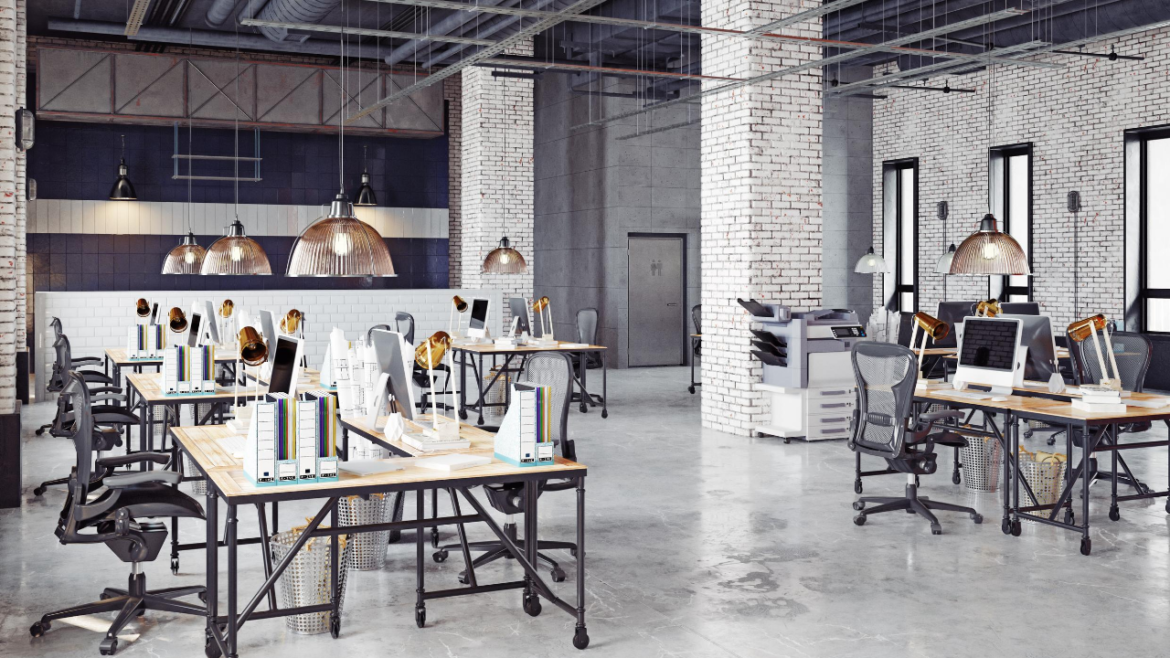
#> input picture data/bg_image01.png, 1170 x 658 px
$ python step_3_region_growing_auto.py 100 100
#> lines starting #> are read from the running program, lines starting #| are printed output that depends on the picture; after the words box and inside, x2 and y2 are one past the last pixel; in counts of white or black regions, pixels touching at a corner belong together; pictures that were not available may be replaced by others from this repository, and a replacement may not be noted
#> in main, bg_img is the input picture: shape (658, 1170, 3); mean B, G, R 139.7, 136.5, 139.6
import sys
import cv2
import numpy as np
import math
import random

# This class holds x and y coordinates of a point
class Point:
    def __init__(self, x, y):
        self.x = x
        self.y = y

    def getX(self):
        return self.x

    def getY(self):
        return self.y

# This class holds all information for a single Region
class Region:
    regionCount = 0     # common variable to all instances, used for indexing regions
    global image2
    global threshold
    global out_img
    global mask_img

    # [42 lines left out: functions __init__, grow, not called in this run]

    def getSeed(self) -> Point:
        return self.seed


# This function returns an array containing the 8-connexity of a point  limited by an area
# [127 lines left out: functions get8Connexity, region_growing, init_seeds, compute_envelope, not called in this run]


def extract_silhouette(cap, cap_vierge, bg_img):
    global select_frame_rgb
    global frame_mask

    # Randomly select 25 frames
    frameIds = cap_vierge.get(cv2.CAP_PROP_FRAME_COUNT) * np.random.uniform(size=25)

    # Store selected frames in an array
    frames = []
    for fid in frameIds:
        cap_vierge.set(cv2.CAP_PROP_POS_FRAMES, fid)
        ret, frame = cap_vierge.read()
        frames.append(frame)
#> this loop made 25 passes
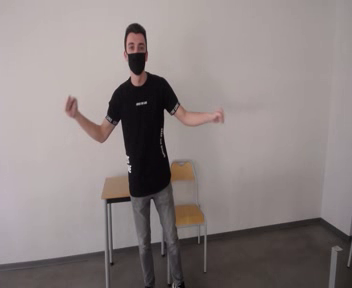
#> input picture frame 157 of data/test1.avi, 352 x 288 px, given in place of vierge.avi, which was not available
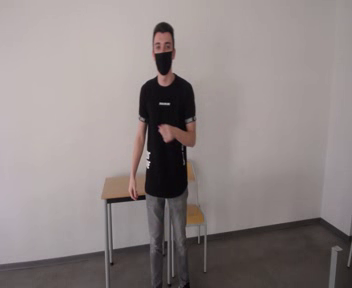
#> input picture frame 205 of data/test1.avi, 352 x 288 px, given in place of vierge.avi, which was not available
#> after the loop, frames = 25 items

    # Calculate the median along the time axis
    medianFrame = np.median(frames, axis=0).astype(dtype=np.uint8)
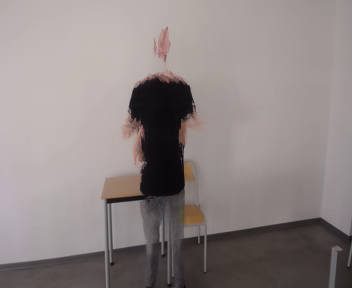
#> medianFrame: shape (288, 352, 3); mean of channels 0, 1, 2 133, 133.7, 143.1; drawn as B, G, R

    # Reset frame number to 0
    cap.set(cv2.CAP_PROP_POS_FRAMES, 0)

    # Convert background to grayscale
    grayMedianFrame = cv2.cvtColor(medianFrame, cv2.COLOR_BGR2GRAY)

    # Loop over all frames
    frame_nb = 5
    frame_idx = 0
    ret = True
    frame_mask = None
    select_frame_rgb = None
    bg_img_resize = None
    while(ret):
        # Read frame
        ret, frame_rgb = cap.read()
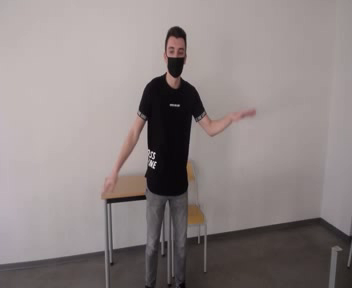
#> input picture frame 0 of data/test1.avi, 352 x 288 px
#> frame_rgb is the input picture: shape (288, 352, 3); mean B, G, R 132.7, 133.1, 142.6
        if ret == False:
            break

        if frame_idx < frame_nb:
            # Resize the current frame to match the frame we want to compare with
            v_width = medianFrame.shape[1]
#> v_width = 352
            v_height = medianFrame.shape[0]
#> v_height = 288
            vierge_size = (v_width, v_height)
#> vierge_size = (352, 288)
            frame_rgb = cv2.resize(frame_rgb, vierge_size)

            # Convert current frame to grayscale
            frame = cv2.cvtColor(frame_rgb, cv2.COLOR_BGR2GRAY)

            # Calculate absolute difference of current frame and
            # the median frame
            dframe = cv2.absdiff(frame, grayMedianFrame)
            # Treshold to binarize
            th, dframe = cv2.threshold(dframe, 30, 255, cv2.THRESH_BINARY)
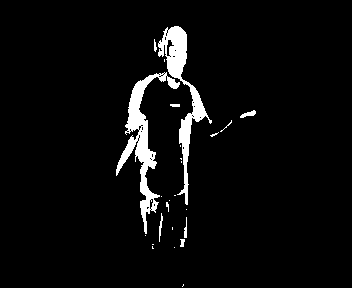
#> dframe: shape (288, 352); 4.4% white; 25 white regions (17 under 20 px), largest, box (x1, y1, x2, y2) and area: (116, 72, 180, 234) 2195, (158, 26, 212, 205) 1983, (240, 110, 256, 118) 64

            # resize the background image to match the mask size
            width = dframe.shape[1]
#> width = 352
            height = dframe.shape[0]
#> height = 288
            dsize = (width, height)
#> dsize = (352, 288)
            bg_img_resize = cv2.resize(bg_img, dsize)
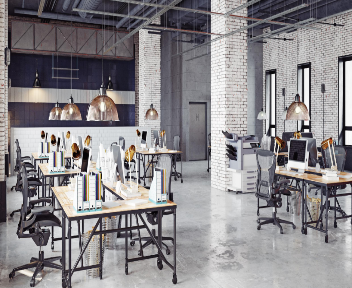
#> bg_img_resize: shape (288, 352, 3); mean B, G, R 139.6, 136.4, 139.5

            # Get all black pixels from the mask
            bg = np.where(dframe == 0)
#> bg = 96877 positions, rows 0 to 287, columns 0 to 351
            # Change all corresponding pixels from the current frame to the background pixels
            frame_rgb[bg] = bg_img_resize[bg]
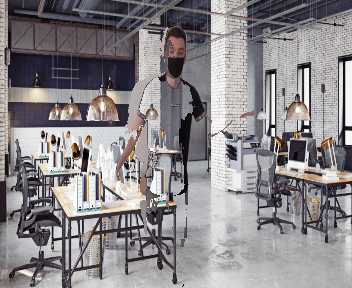
#> frame_rgb: shape (288, 352, 3); mean B, G, R 137.7, 134.8, 138.4

            select_frame_rgb = frame_rgb.copy()

            frame_mask = dframe.copy()

        frame_idx += 1


def main():
    global image2
    global regions
    global threshold
    global seeds

    threshold = 20
    grid_size = 50
    if len(sys.argv) >= 2:
        threshold = int(sys.argv[1])
    if len(sys.argv) >= 3:
        grid_size = int(sys.argv[2])

    cap = cv2.VideoCapture('data/test1.avi')
    cap_vierge = cv2.VideoCapture('data/vierge.avi')
    bg_img = cv2.imread('data/bg_image01.png')

    extract_silhouette(cap, cap_vierge, bg_img)

    # Release video object
    cap.release()

    image2 = select_frame_rgb.copy()
    regions = []
    envelope = compute_envelope()
    seeds = init_seeds(envelope[0], envelope[1], envelope[2], envelope[3], grid_size)

    bg = np.where(frame_mask == 0)
    image2[bg] = (0, 255, 0) # Replace background with green color to get better results with region growing algorithm

    output = region_growing(image2, seeds)

    cv2.imshow("Selected Frame", select_frame_rgb)
    cv2.imshow("Image2", image2)
    cv2.imshow("Output", output)

    k = cv2.waitKey(0) & 0xFF
    if k == 27:  # close on ESC key
        cv2.destroyAllWindows()

if __name__ == "__main__":
    main()
